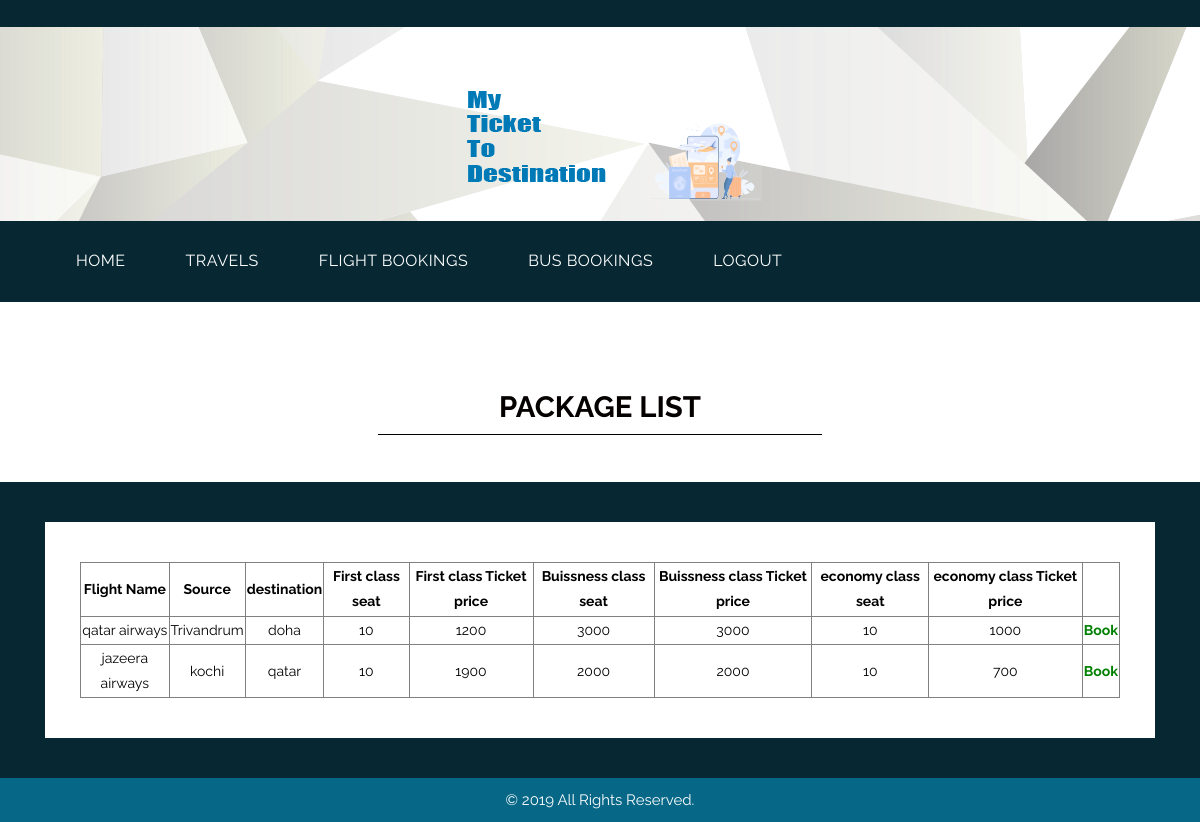
The app's page /viewfl.php?cid=1 with its own data.
### tables this page shows
CREATE TABLE `tbl_flight` (
  `fid` int(11) NOT NULL AUTO_INCREMENT,
  `fname` varchar(30) NOT NULL,
  `fsrc` varchar(30) NOT NULL,
  `fdest` varchar(30) NOT NULL,
  `fcseat` int(11) NOT NULL,
  `fcticket` int(11) NOT NULL,
  `bcseat` int(11) NOT NULL,
  `bcticket` int(11) NOT NULL,
  `ecseat` int(11) NOT NULL,
  `ecticket` int(11) NOT NULL,
  `cid` int(11) NOT NULL,
  PRIMARY KEY (`fid`)
);

### DatabaseCon.php (called while the page is built, shortened)
<?php
class DatabaseCon {
private $dbhost = 'localhost:3306';
private $dbuser = 'root';
private $dbpass = '';
private $conn;
   function __construct()
   		 {
      		$this->conn = mysql_connect($this->dbhost, $this->dbuser, $this->dbpass);
        }
   function selectData($str)
   {
   $retval=mysql_query($str,$this->conn);
   return $retval;
   }
}
?>

### viewfl.php (the view, shortened to what this page needs)
<!DOCTYPE html>
<html lang="en">
<head>
<link rel="stylesheet" type="text/css" href="css/bootstrap.min.css">
<link rel="stylesheet" type="text/css" href="css/style.css">
<link rel="stylesheet" href="css/responsive.css">
<link rel="stylesheet" href="css/jquery.mCustomScrollbar.min.css">
<link rel="stylesheet" href="https://netdna.bootstrapcdn.com/font-awesome/4.0.3/css/font-awesome.css">
<link rel="stylesheet" href="css/owl.carousel.min.css">
<link rel="stylesheet" href="css/owl.theme.default.min.css">
<link rel="stylesheet" href="https://cdnjs.cloudflare.com/ajax/libs/fancybox/2.1.5/jquery.fancybox.min.css" media="screen">
</head>
<body>
	<div class="header_main">
		<div class="container">
			<div class="logo"><a href="#"><img src="images/logo1.png"></a></div>
		</div>
	</div>
	<div class="header">
		<div class="container">
            <div class="col-sm-12">
                 <div class="menu-area">
                    <nav class="navbar navbar-expand-lg ">
                        <div class="collapse navbar-collapse" id="navbarSupportedContent">
                            <ul class="navbar-nav mr-auto">
                        <li class="nav-item active">
                                <a class="nav-link" href="custhome.php">HOME<span class="sr-only">(current)</span></a> </li>
								<li class="nav-item">
                                <a class="nav-link" href="uviewcom.php">TRAVELS</a></li>
<li class="nav-item">
                                <a class="nav-link" href="vfbook.php">FLIGHT BOOKINGS</a></li>
<li class="nav-item">
                                <a class="nav-link" href="vbbook.php">BUS BOOKINGS</a></li>
                                <li class="#" href="#">
      	                        <a class="nav-link" href="index.html">LOGOUT</a></li>
</ul>
                        </div>
                    </nav>
                </div>
            </div>
        </div>
    </div>
    <div class="contact_main">
    <div class="touch_section">
        <div class="container">
            <h1 class="touch_text">PACKAGE LIST</h1>
        </div>
    </div>
    <div class="lets_touch_main">
        <div class="container">
            <div class="row">
                          <div class="col-md-12">
                    <div class="row">
                        <div class="col-md-12">
                        <div class="input_main">
                       <div class="container">
						<table border="1" style="width:100%;text-align:center;color:black">
<tr>
<th>Flight Name</th>
<th>Source</th>
<th>destination</th>
<th>First class seat</th>
<th>First class Ticket price</th>
<th>Buissness class seat</th>
<th>Buissness class Ticket price</th>
<th>economy class seat</th>
<th>economy class Ticket price</th>
</tr>
<?php include('DatabaseCon.php');
	$db=new DatabaseCon();
	$cid=$_GET['cid'];
	$s="select * from tbl_flight where cid=$cid";
	$rs=$db->selectData($s);
	while($row=mysql_fetch_array($rs)){
		?>
		<tr>
		<td><?php echo $row['fname']; ?> </td>
		<td><?php echo $row['fsrc']; ?> </td>
		<td><?php echo $row['fdest']; ?> </td>
		<td><?php echo $row['fcseat']; ?> </td>
		<td><?php echo $row['fcticket']; ?> </td>
		<td><?php echo $row['bcticket']; ?> </td>
		<td><?php echo $row['bcticket']; ?> </td>
		<td><?php echo $row['ecseat']; ?> </td>
		<td><?php echo $row['ecticket']; ?> </td>
		<tH><a href="bookflight.php?bid=<?php echo $row['fid']; ?>" style="color:green">Book</a></tH>
		</tr>
	<?php } ?>
	</table></div>
                    </div>
                        </div>
                    </div>
                </div>
            </div>
        </div>
    </div>
  <div class="copyright">
        <div class="container">
            <div class="row">
                <div class="col-sm-12">
                   <p class="copyright_text">© 2019 All Rights Reserved.</p>
                </div>
            </div>
        </div>
    </div>
</body>
</html>

### css/style.css (style rules this page uses)
* { box-sizing: border-box !important; transition: ease all 0.5s; }
html { scroll-behavior: smooth; }
body { color: #666666; font-size: 14px; font-family: 'Raleway', sans-serif;; line-height: 1.80857; font-weight: normal; overflow-x: hidden; }
a { color: #1f1f1f; text-decoration: none !important; outline: none !important; -webkit-transition: all .3s ease-in-out; -moz-transition: all .3s ease-in-out; -ms-transition: all .3s ease-in-out; -o-transition: all .3s ease-in-out; transition: all .3s ease-in-out; }
h1, h2, h3, h4, h5, h6 { letter-spacing: 0; font-weight: normal; position: relative; padding: 0 0 10px 0; font-weight: normal; line-height: normal; color: #111111; margin: 0 }
h1 { font-size: 24px }
*, *::after, *::before { -webkit-box-sizing: border-box; -moz-box-sizing: border-box; box-sizing: border-box; }
ul, li, ol { margin: 0px; padding: 0px; list-style: none; }
p { margin: 20px; font-weight: 400; font-size: 15px; line-height: 24px; }
a { color: #ffffff; text-decoration: none; outline: none !important; }
.header_main { width: 100%; float: left; background-image: url(../images/header.png); height: auto; padding-top: 20px; padding-bottom: 40px; }
.logo { width: 100%; float: left; text-align: center; margin-top: 55px; }
.header { width: 100%; width: 100%; float: left; background-color: #072833; padding-bottom: 10px; padding-top: 10px; }
.header_main { width: 100%; float: left; background-image: url(../images/header.png); height: auto; padding-bottom: 20px; }
.navbar-expand-lg .navbar-nav .nav-link { padding-right: 60px; padding-left: 0; color: #fff; font-size: 16px; letter-spacing: 0.5px; }
.navbar-nav.mr-auto { width: 100%; margin: 0; display: block; }
.navbar-nav.mr-auto li { float: left; }
.touch_section { width: 100%; padding-top: 57px; margin-bottom: 47px; display: inline-block !important; }
.touch_text { width: 27%; margin: 0 auto; text-align: center; border-bottom: 1px solid #000; color: #050000; font-size: 22pt; font-weight: bold; }
.lets_touch_main { width: 100%; float: left; background-color: #072833; padding-top: 40px; padding-bottom: 40PX; }
.input_main { width: 100%; float: left; background-color: #ffffff; padding: 40px 20px; }
.contact_main { width: 100%; float: left; background-color: #ffffff; padding-top: 40px; }
.copyright { width: 100%; float: left; background-color: #076787; padding-top: 10px; padding-bottom: 10px; }
.copyright_text { width: 100%; float: left; color: #fbfdfd; text-align: center; margin: 0px; }
.contact_main { width: 100%; float: left; padding-top: 30px; }

### css/responsive.css (style rules this page uses)
.touch_text { width: 40%; }

### records on screen
tbl_flight: fname "qatar airways", fsrc "Trivandrum", fdest "doha", fcseat "10", fcticket "1200", bcticket "3000", ecseat "10", ecticket "1000"
tbl_flight: fname "jazeera airways", fsrc "kochi", fdest "qatar", fcseat "10", fcticket "1900", bcticket "2000", ecseat "10", ecticket "700"
